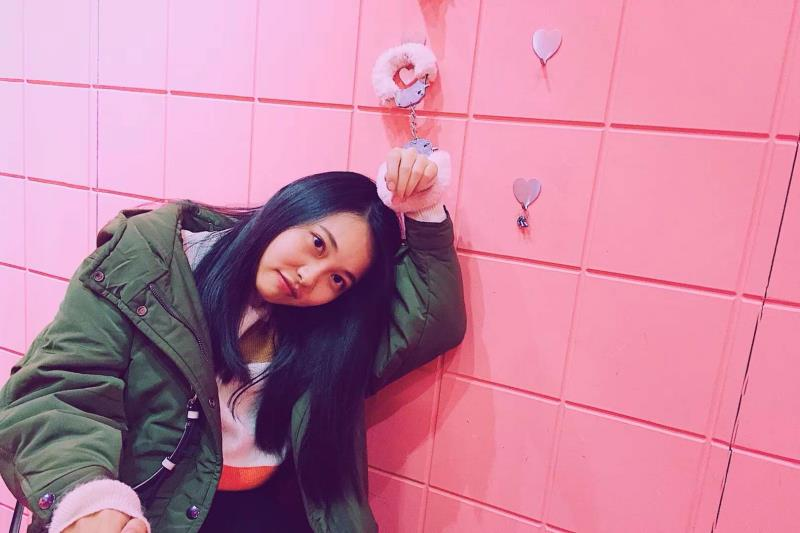
#> input picture grabcut_zhu/zhu.jpg, 800 x 533 px, found by its file name
$ python grabcut_use.py
#> lines starting #> are read from the running program, lines starting #| are printed output that depends on the picture
import cv2
import numpy as np
import matplotlib.pyplot as plt


img=cv2.imread('E:/Image/zhu.jpg')
#> img is the input picture: shape (533, 800, 3); mean B, G, R 159.1, 131.4, 197.8

#plt.imshow(img)

mask= np.zeros(img.shape[:2],np.uint8)

bgdModel = np.zeros((1,65),np.float64)
fgdModel = np.zeros((1,65),np.float64)

rect = (0,120 ,420,533)

cv2.grabCut(img,mask,rect,bgdModel,fgdModel,5,cv2.GC_INIT_WITH_RECT)
mask2=np.where((mask==2)|(mask==0),0,1).astype('uint8')
dst=img*mask2[:,:,np.newaxis]
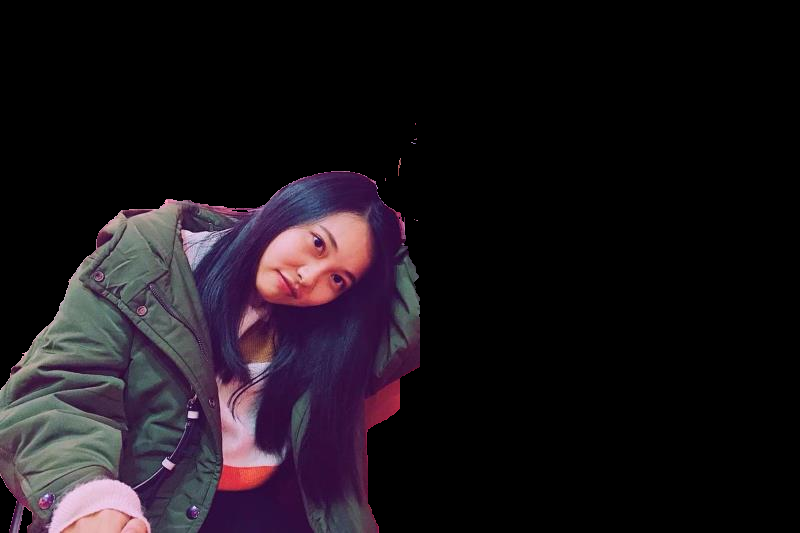
#> dst: shape (533, 800, 3); mean B, G, R 26.2, 20, 26.7
cv2.imshow('dst',dst)

img2=cv2.imread('E:/Image/data/starry_night.jpg')
cv2.imshow('img2',img2)

roi_zhu=dst[160:533,0:430]
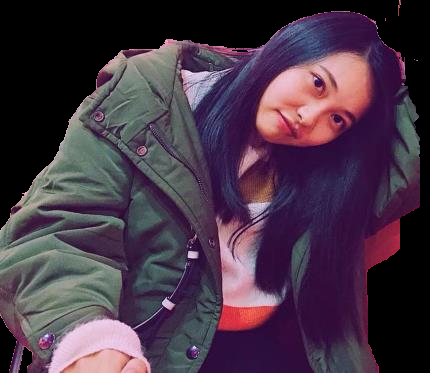
#> roi_zhu: shape (373, 430, 3); mean B, G, R 69.7, 53.1, 70.9
cv2.imshow('roi_zhu',roi_zhu)
#> (the run stopped early here; a loop or call above may not have finished)
